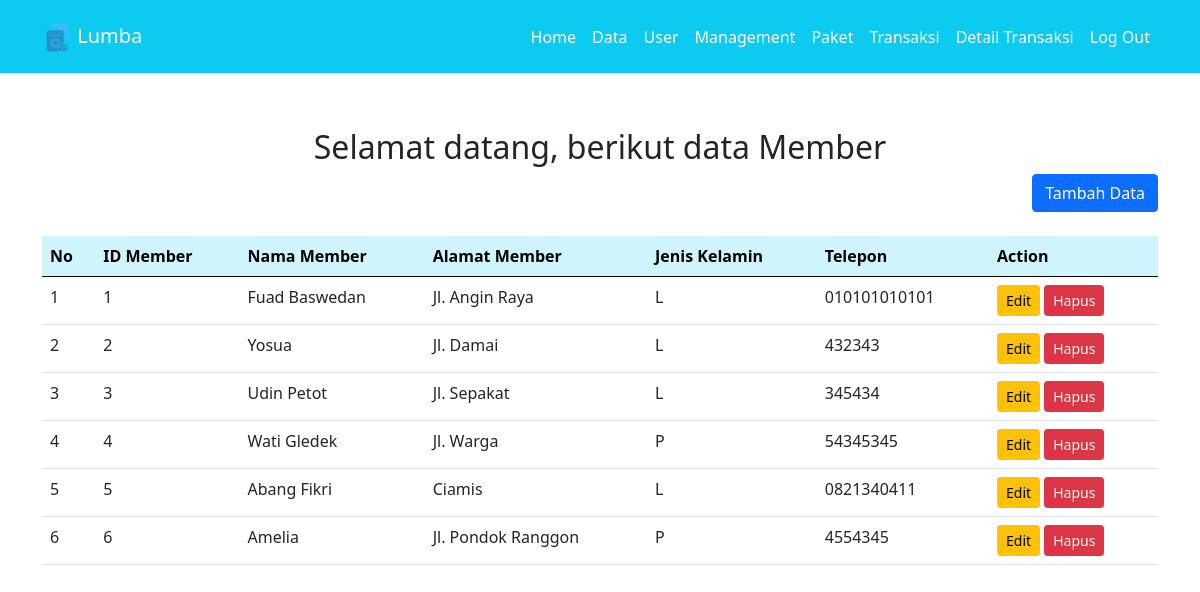
Screenshot of /admin/member.php (signed in) with the database file from the repository.
### tables this page shows
CREATE TABLE `member` (
  `id_member` int NOT NULL,
  `nama_member` varchar(100) DEFAULT NULL,
  `alamat_member` text,
  `jenis_kelamin` enum('L','P') DEFAULT NULL,
  `telp_member` varchar(15) DEFAULT NULL
);

### admin/member.php (the view, shortened to what this page needs)
<?php
include 'koneksi.php';
include 'nav.php';
?>
<div class="container mt-5 content-container">
    <h2 class="text-center">Selamat datang, berikut data Member</h2>
    <div class="d-flex justify-content-end mb-3">
      <button type="button" class="btn btn-primary" data-bs-toggle="modal" data-bs-target="#tambahDataModal">
        Tambah Data
      </button>
    </div>
    <table class="table mt-4">
      <thead class="table-info">
        <tr>
          <th scope="col">No</th>
          <th scope="col">ID Member</th>
          <th scope="col">Nama Member</th>
          <th scope="col">Alamat Member</th>
          <th scope="col">Jenis Kelamin</th>
          <th scope="col">Telepon</th>
          <th scope="col">Action</th>
        </tr>
      </thead>
      <tbody>
        <?php
        $no = 1;
        $hasil = $koneksi->query("SELECT * FROM member");
        while ($row = $hasil->fetch_assoc()) {
        ?>
        <tr>
          <td><?= $no++; ?></td>
          <td><?= $row['id_member']; ?></td>
          <td><?= $row['nama_member']; ?></td>
          <td><?= $row['alamat_member']; ?></td>
          <td><?= $row['jenis_kelamin']; ?></td>
          <td><?= $row['telp_member']; ?></td>
          <td>
            <button type="button" class="btn btn-warning btn-sm" data-bs-toggle="modal"
              data-bs-target="#editModal<?= $row['id_member']; ?>">
              Edit
            </button>
            <button type="button" class="btn btn-danger btn-sm" data-bs-toggle="modal"
              data-bs-target="#hapusModal<?= $row['id_member']; ?>">
              Hapus
            </button>
          </td>
        </tr>
        <?php } ?>
      </tbody>
    </table>
  </div>
</body>

### admin/nav.php (shortened to what this page needs)
<!DOCTYPE html>
<html lang="en">
<head>
  <link rel="stylesheet" href="../assets/bootstrap.min.css">
</head>
<body>
  <header>
    <nav class="navbar fixed-top navbar-expand-lg navbar-white bg-info p-md-3">
        <div class="container">
            <a class="navbar-brand text-white" href="home.php">
                <img src="../assets/image/logo.png" alt="Logo" height="30" class="d-inline-block align-text-top">
                Lumba
            </a>
        <div class="collapse navbar-collapse" id="navbarNav">
          <ul class="navbar-nav">
            <li class="nav-item">
              <a class="nav-link text-white" href="home.php">Home</a>
            </li>
            <li class="nav-item">
              <a class="nav-link text-white" href="data.php">Data</a>
            </li>
            <li class="nav-item">
              <a class="nav-link text-white" href="user.php">User</a>
            </li>
            <li class="nav-item">
              <a class="nav-link text-white" href="member.php">Management</a>
            </li>
            <li class="nav-item">
              <a class="nav-link text-white" href="paket.php">Paket</a>
            </li>
            <li class="nav-item">
              <a class="nav-link text-white" href="transaksi.php">Transaksi</a>
            </li>
            <li class="nav-item">
              <a class="nav-link text-white" href="detailtransaksi.php">Detail Transaksi</a>
            </li>
            <li class="nav-item">
              <a class="nav-link text-white" href="../logout.php">Log Out</a>
            </li>
          </ul>
        </div>
      </div>
    </nav>
  </header>

### admin/nav.php (style rules this page uses)
.content-container { padding-top: 80px; }

### rows the page displays
member: id_member "1", nama_member "Fuad Baswedan", alamat_member "Jl. Angin Raya", jenis_kelamin "L", telp_member "010101010101"
member: id_member "2", nama_member "Yosua", alamat_member "Jl. Damai", jenis_kelamin "L", telp_member "432343"
member: id_member "3", nama_member "Udin Petot", alamat_member "Jl. Sepakat", jenis_kelamin "L", telp_member "345434"
member: id_member "4", nama_member "Wati Gledek", alamat_member "Jl. Warga", jenis_kelamin "P", telp_member "54345345"
member: id_member "5", nama_member "Abang Fikri", alamat_member "Ciamis", jenis_kelamin "L", telp_member "0821340411"
member: id_member "6", nama_member "Amelia", alamat_member "Jl. Pondok Ranggon", jenis_kelamin "P", telp_member "4554345"
